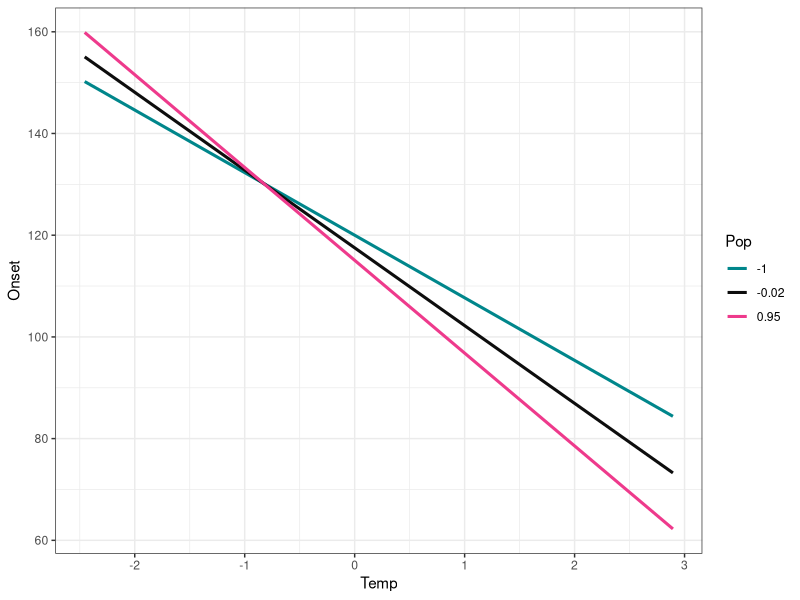
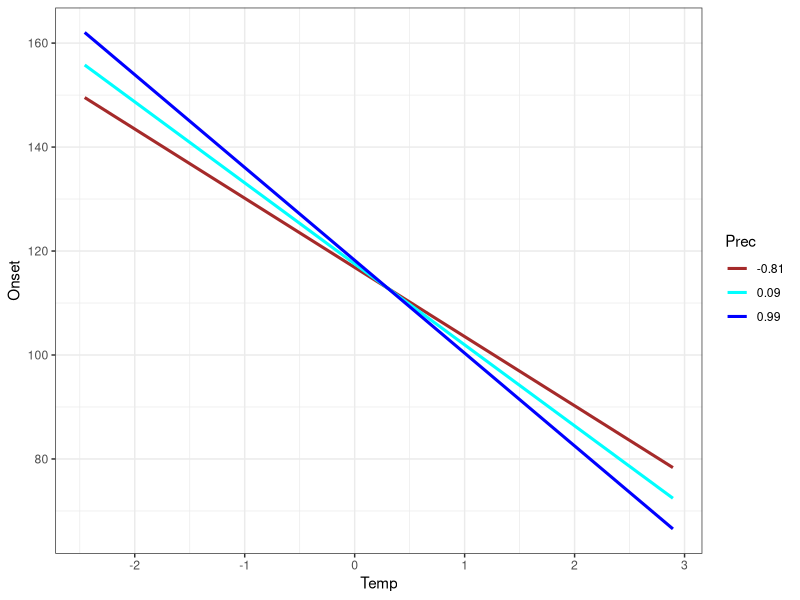
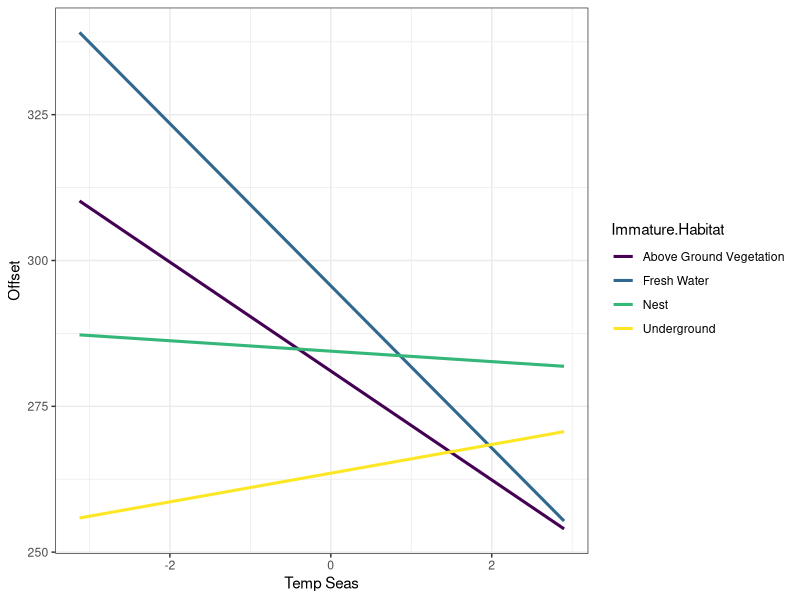
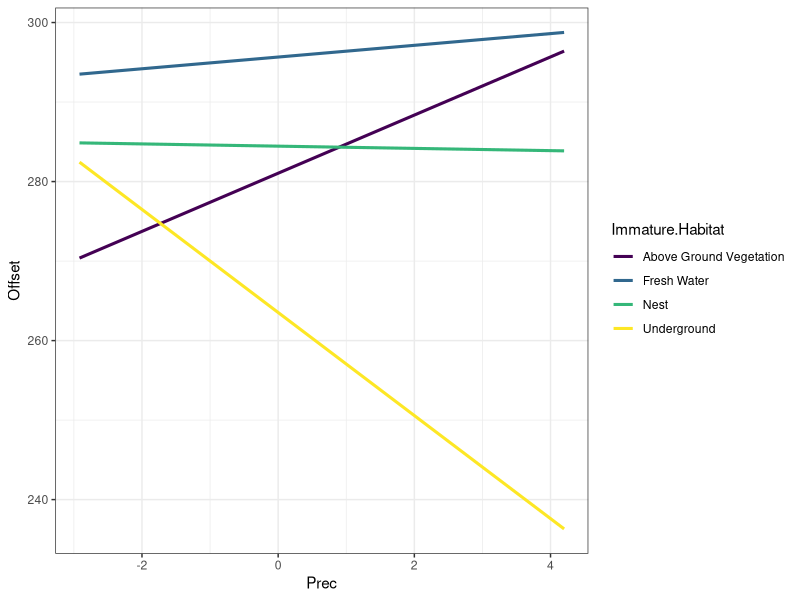
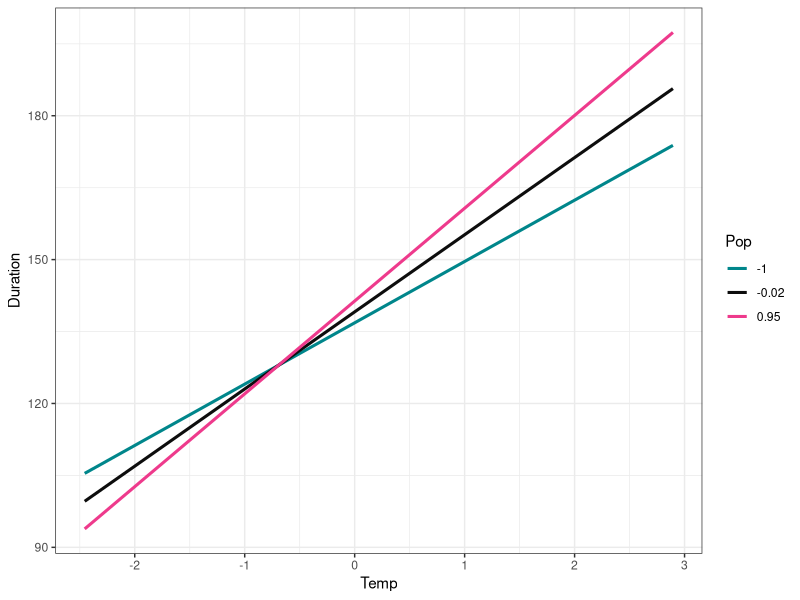
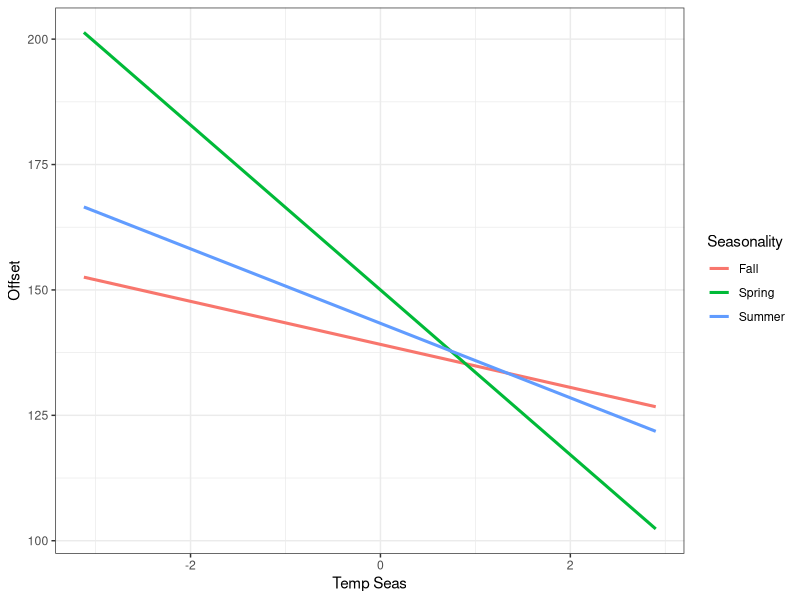
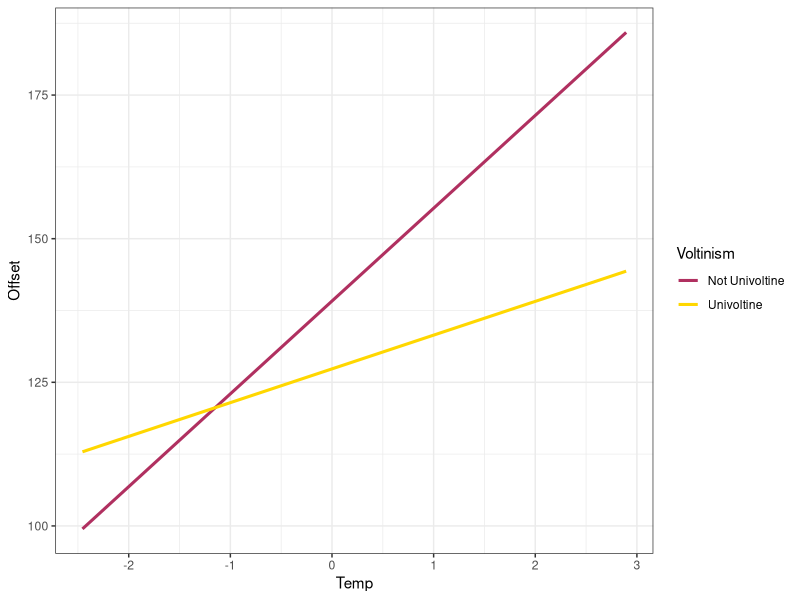
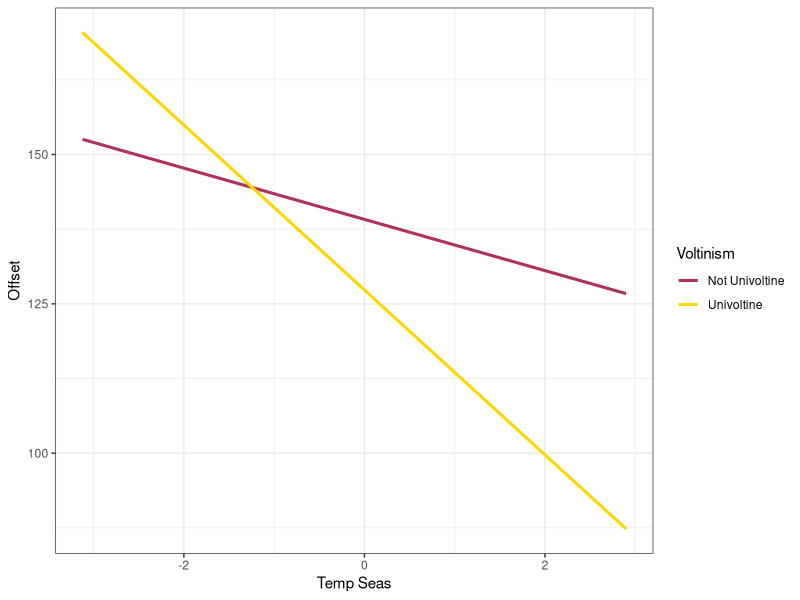

The R source for these figures, in order:
library(tidyverse)
library(gridExtra)

# Interaction Response Curves
mdf <- readr::read_csv("PGLMM_data/model_df_5cells_treespp.csv")

# Onset interaction response curves

tmp.x <- mdf$temp

## pop interactions
pop_high <- 0.95
pop <- -0.02
pop_low <- -1

onset.low = 117.4678473 + 
  (-15.3536044 * tmp.x) + 
  (-2.5310345 * pop_low) + 
  (-3.0480112 * pop_low * tmp.x)

onset = 117.4678473 + 
  (-15.3536044 * tmp.x) + 
  (-2.5310345 * pop) + 
  (-3.0480112 * pop * tmp.x)

onset.high = 117.4678473 + 
  (-15.3536044 * tmp.x) + 
  (-2.5310345 * pop_high) + 
  (-3.0480112 * pop_high * tmp.x)

tmpz <- c(tmp.x, tmp.x, tmp.x)
onset_pop <- c(onset.high, onset, onset.low)
popz <- c(rep(.95, 3171), rep(-0.02, 3171), rep(-1, 3171))

pop_temp <- data.frame(temp = tmpz, onset = onset_pop, Pop = as.factor(popz)) 

tpop <- ggplot() + 
  geom_line(pop_temp, mapping = aes(x = temp, y = onset, color = Pop), size = 1.05) +
  labs(x = "Temp", y = "Onset") + 
  scale_color_manual(values = c("turquoise4", "grey5", "violetred2")) +
  theme_bw()
   
tpop

## Precipitation

## prec interactions
prec_high <- 0.99
prec <- 0.09
prec_low <- -0.81

onset.low.prec = 117.4678473 + 
  (-15.3536044 * tmp.x) + 
  (0.7572964 * prec_low) + 
  (-2.5246943 * prec_low * tmp.x)

onset.prec = 117.4678473 + 
  (-15.3536044 * tmp.x) + 
  (0.7572964 * prec) + 
  (-2.5246943 * prec * tmp.x)

onset.high.prec = 117.4678473 + 
  (-15.3536044 * tmp.x) + 
  (0.7572964 * prec_high) + 
  (-2.5246943 * prec_high * tmp.x)

tmpz <- c(tmp.x, tmp.x, tmp.x)
onset_prec <- c(onset.high.prec, onset.prec, onset.low.prec)
precz <- c(rep(.99, 3171), rep(0.09, 3171), rep(-0.81, 3171))

prec_temp <- data.frame(temp = tmpz, onset = onset_prec, Prec = as.factor(precz)) 


tprec <- ggplot() + 
  geom_line(prec_temp, mapping = aes(x = temp, y = onset_prec, color = Prec), size = 1.05) +
  labs(x = "Temp", y = "Onset") + 
  scale_color_manual(values = c("brown", "cyan", "Blue")) +
  theme_bw()
   

tprec

## pop and immature habitat

## immature habitat interactions
Fresh.Water <- 2.262
Nest <- -6.611
Underground <- -3.045

pop.x2 <- mdf$pop

onset_fw <- 117.4678473 + 
  (-2.531 * pop.x2) + 
  (-0.206) + 
  (Fresh.Water * pop.x2)

onset_nest <- 117.4678473 + 
  (-2.531 * pop.x2) + 
  (9.645) + 
  (Nest * pop.x2)

onset_underground <- 117.4678473 + 
  (-2.531 * pop.x2) + 
  (8.818) + 
  (Underground * pop.x2)

onset_above.ground.vegetation <- 117.4678473 + 
  (-2.531 * pop.x2) 

popz2 <- c(pop.x2, pop.x2, pop.x2, pop.x2)
onset_ih <- c(onset_above.ground.vegetation, onset_fw, onset_nest, onset_underground)
Immature.Habitat <- c(rep("Above Ground Vegetation", 3171), rep("Fresh Water", 3171), 
                      rep("Nest", 3171), rep("Underground", 3171))

pop_immature.habitat <- data.frame(popz2 = popz2, onset = onset_ih, Immature.Habitat = as.factor(Immature.Habitat)) 


pih <- ggplot() + 
  geom_line(pop_immature.habitat, mapping = aes(x = popz2, y = onset, color = Immature.Habitat), size = 1.05) +
  labs(x = "Pop", y = "Onset") + 
  scale_color_viridis_d() +
  theme_bw()
   

### Offset

## temp Seas and immature habitat

## immature habitat interactions & tempseas
Fresh.Water.ts <- -4.571766
Nest.ts <- 8.441451
Underground.ts <- 11.794879

tmpseas <- mdf$temp_seas

offset_fw_ts <- 281.049541 + 
  (-9.336082 * tmpseas) + 
  (14.61098) + 
  (Fresh.Water.ts * tmpseas)

offset_nest_ts <- 281.049541 + 
  (-9.336082 * tmpseas) + 
  (3.404545) + 
  (Nest.ts * tmpseas)

offset_underground_ts <- 281.049541 + 
  (-9.336082 * tmpseas) + 
  (-17.517044) + 
  (Underground.ts * tmpseas)

offset_above.ground.vegetation_ts <- 281.049541 + 
  (-9.336082 * tmpseas) 

tmpseas.x <- c(tmpseas, tmpseas,tmpseas,tmpseas)
offset_ih_ts <- c(offset_above.ground.vegetation_ts, offset_fw_ts, offset_nest_ts, offset_underground_ts)
Immature.Habitat <- c(rep("Above Ground Vegetation", 3171), rep("Fresh Water", 3171), 
                      rep("Nest", 3171), rep("Underground", 3171))

tempseas_immature.habitat <- data.frame(tempseaz = tmpseas.x, offset = offset_ih_ts, 
                                        Immature.Habitat = as.factor(Immature.Habitat)) 


tsih <- ggplot() + 
  geom_line(tempseas_immature.habitat, mapping = aes(x = tempseaz, y = offset, color = Immature.Habitat), size = 1.05) +
  labs(x = "Temp Seas", y = "Offset") + 
  scale_color_viridis_d() +
  theme_bw()
   

tsih


## immature habitat interactions x prec
Fresh.Water.prec <- -2.920
Nest.prec <- -3.798
Underground.prec <- -10.138

pcip <- mdf$prec

offset_fw_prec <- 281.049541 + 
  (3.657138 * pcip) + 
  (14.61098) + 
  (Fresh.Water.prec * pcip)

offset_nest_prec <- 281.049541 + 
  (3.657138 * pcip) + 
  (3.404545) + 
  (Nest.prec * pcip)

offset_underground_prec <- 281.049541 + 
  (3.657138 * pcip) + 
  (-17.517044) + 
  (Underground.prec * pcip)

offset_above.ground.vegetation_prec <- 281.049541 + 
  (3.657138 * pcip) 

prec.x <- c(pcip, pcip, pcip, pcip)
offset_ih_prec <- c(offset_above.ground.vegetation_prec, offset_fw_prec, offset_nest_prec, offset_underground_prec)
Immature.Habitat <- c(rep("Above Ground Vegetation", 3171), rep("Fresh Water", 3171), 
                      rep("Nest", 3171), rep("Underground", 3171))

prec_immature.habitat <- data.frame(precz = prec.x, offset = offset_ih_prec, 
                                    Immature.Habitat = as.factor(Immature.Habitat)) 


prec_ih <- ggplot() + 
  geom_line(prec_immature.habitat, mapping = aes(x = precz, y = offset, color = Immature.Habitat), size = 1.05) +
  labs(x = "Prec", y = "Offset") + 
  scale_color_viridis_d() +
  theme_bw()
   

prec_ih

## Duration

## Temp:pop

tmp.x <- mdf$temp

## pop interactions
pop_high <- 0.95
pop <- -0.02
pop_low <- -1

duration.low.pop = 139.1467457 + 
  (16.1542697 * tmp.x) + 
  (2.3289379 * pop_low) + 
  (3.3671402 * pop_low * tmp.x)

duration.pop = 139.1467457 + 
  (16.1542697 * tmp.x) + 
  (2.3289379 * pop) + 
  (3.3671402 * pop * tmp.x)

duration.high.pop = 139.1467457 + 
  (16.1542697 * tmp.x) + 
  (2.3289379 * pop_high) + 
  (3.3671402 * pop_high * tmp.x)

tmpz <- c(tmp.x, tmp.x, tmp.x)
duration_pop <- c(duration.high.pop, duration.pop, duration.low.pop)
popz <- c(rep(.95, 3171), rep(-0.02, 3171), rep(-1, 3171))

pop_temp_dur <- data.frame(temp = tmpz, onset = duration_pop, Pop = as.factor(popz)) 


dur_pop <- ggplot() + 
  geom_line(pop_temp_dur, mapping = aes(x = temp, y = onset, color = Pop), size = 1.05) +
  labs(x = "Temp", y = "Duration") + 
  scale_color_manual(values = c("turquoise4", "grey5", "violetred2")) +
  theme_bw()
   
dur_pop

# Temp Seas : Activity Seas
Spring.ts <- -12.1436149
Summer.ts <- -3.1365185

tmpseas <- mdf$temp_seas

dur_Spring.ts <- 139.1467457 +  
  (-4.2899232 * tmpseas) + 
  (10.8594987) + 
  (Spring.ts * tmpseas)

dur_Summer_ts <- 139.1467457 + 
  (-4.2899232 * tmpseas) +
  (4.1971951) + 
  (Summer.ts * tmpseas)

dur_Fall_ts <- 139.1467457 + 
  (-4.2899232 * tmpseas)

tmpseas.x.seas <- c(tmpseas, tmpseas,tmpseas)
dur_seas_ts <- c(dur_Spring.ts, dur_Summer_ts, dur_Fall_ts)
Seasonality <- c(rep("Spring", 3171), rep("Summer", 3171), 
                 rep("Fall", 3171))

tempseas_seas_dur <- data.frame(tempseaz = tmpseas.x.seas, duration = dur_seas_ts, 
                                Seasonality = as.factor(Seasonality)) 

tmpseas_seas <- ggplot() + 
  geom_line(tempseas_seas_dur, mapping = aes(x = tempseaz, y = duration, color = Seasonality), size = 1.05) +
  labs(x = "Temp Seas", y = "Offset") + 
  theme_bw()
   
tmpseas_seas

# Temp:Voltinism
univoltine <- -10.2772051

tmp.x <- mdf$temp

dur_univoltine_temp <- 139.1467457 +  
  (16.1542697 * tmp.x) + 
  (-11.8102269) + 
  (univoltine * tmp.x)

dur_not_univoltine <- 139.1467457 + 
  (16.15542697 * tmp.x)

tmp_volt.x <- c(tmp.x, tmp.x)
dur_tmp_vol <- c(dur_univoltine_temp, dur_not_univoltine)
Voltinism <- c(rep("Univoltine", 3171), rep("Not Univoltine", 3171))

temp_voltine_dur <- data.frame(Temp = tmp_volt.x, duration = dur_tmp_vol, 
                               Voltinism = as.factor(Voltinism)) 

tvd <- ggplot() + 
  geom_line(temp_voltine_dur, mapping = aes(x = Temp, y = duration, color = Voltinism), size = 1.05) +
  labs(x = "Temp", y = "Offset") + 
  scale_color_manual(values = c("maroon", "gold")) +
  theme_bw()

tvd

## Temp Seas : Voltinism

univoltine.ts <- -9.5115716

ts.x <- mdf$temp_seas

dur_univoltine_ts <- 139.1467457 +  
  (-4.2899232 * ts.x) + 
  (-11.8102269) + 
  (univoltine.ts * ts.x)

dur_not_univoltine_ts <- 139.1467457 + 
  (-4.2899232 * ts.x)

ts_volt.x <- c(ts.x, ts.x)
dur_tmpseas_vol <- c(dur_univoltine_ts, dur_not_univoltine_ts)
Voltinism <- c(rep("Univoltine", 3171), rep("Not Univoltine", 3171))

ts_voltine_dur <- data.frame(Temp_Seas = ts_volt.x, duration = dur_tmpseas_vol, 
                             Voltinism = as.factor(Voltinism)) 

tsvd <- ggplot() + 
  geom_line(ts_voltine_dur, mapping = aes(x = Temp_Seas, y = duration, color = Voltinism), size = 1.05) +
  labs(x = "Temp Seas", y = "Offset") + 
  scale_color_manual(values = c("maroon", "gold")) +
  theme_bw()
   

tsvd

## pop and immature habitat for duration

## immature habitat interactions
Fresh.Water_dur <- 3.019070
Nest_dur <- 9.0204673   
Underground_dur <- 11.4712092

pop.x2 <- mdf$pop

dur_fw <- 139.1467457 + 
  (2.3289379 * pop.x2) + 
  (4.2725748) + 
  (Fresh.Water_dur * pop.x2)

dur_nest <- 139.1467457 + 
  (2.3289379 * pop.x2) + 
  (-2.6734721) + 
  (Nest_dur * pop.x2)

dur_underground <-  139.1467457 + 
  (2.3289379 * pop.x2) + 
  (-20.0519249) + 
  (Underground_dur * pop.x2)

dur_above.ground.vegetation <- 139.1467457 + 
  (2.3289379 * pop.x2) 

popz2 <- c(pop.x2, pop.x2, pop.x2, pop.x2)
dur_ih <- c(dur_above.ground.vegetation, dur_fw, dur_nest, dur_underground)
Immature.Habitat <- c(rep("Above Ground Vegetation", 3171), rep("Fresh Water", 3171), 
                      rep("Nest", 3171), rep("Underground", 3171))

dur_pop_immature.habitat <- data.frame(popz2 = popz2, Duration = dur_ih, Immature.Habitat = as.factor(Immature.Habitat)) 


dur_pih <- ggplot() + 
  geom_line(dur_pop_immature.habitat, mapping = aes(x = popz2, y = Duration, color = Immature.Habitat), size = 1.05) +
  labs(x = "Pop", y = "Duration") + 
  scale_color_viridis_d() +
  theme_bw()
   

dur_pih


# temp:larval diet
detritivorous <- 25.7738613
live.plants <- 0.4720430   

tmp.x2 <- mdf$temp

dur_detriv <- 139.1467457 + 
  (16.1542697 * tmp.x2) + 
  (30.1744343) + 
  (detritivorous * tmp.x2)

dur_live.plants <- 139.1467457 + 
  (16.1542697 * tmp.x2) +
  (-10.2299286) + 
  (live.plants * pop.x2)

dur_carnivorous <-  139.1467457 + 
  (16.1542697 * tmp.x2) 

tmpz2 <- c(tmp.x2, tmp.x2, tmp.x2)
dur_diet <- c(dur_detriv, dur_live.plants, dur_carnivorous)
Immature.Diet <- c(rep("Detritivorous", 3171), rep("Herbivorous", 3171), 
                   rep("Carnivorous", 3171))

dur_tmp_larval.diet <- data.frame(Temp = tmpz2, Duration = dur_diet, Immature.Diet = as.factor(Immature.Diet)) 


dur_ld <- ggplot() + 
  geom_line(dur_tmp_larval.diet, mapping = aes(x = Temp, y = Duration, color = Immature.Diet), size = 1.05) +
  labs(x = "Temp", y = "Duration") + 
  scale_color_viridis_d(option = "plasma") +
  theme_bw()
   
dur_ld

## Grid arrange over a 6x3 matrix
lay <- rbind(c(1,2,3),
             c(4,5,6),
             c(7, NA, 8),
             c(NA, NA, 9),
             c(NA, NA, 10),
             c(NA, NA, 11))



ga <- grid.arrange(arrangeGrob(tpop, top = "Onset"), arrangeGrob(tsih, top = "Offset"), 
             arrangeGrob(dur_pop, top = "Duration"), tprec, prec_ih,
             tmpseas_seas, pih, tvd, tsvd, dur_pih, dur_ld, layout_matrix = lay)

ggsave(plot = ga, filename = "Tables&Figures/InteractiveEffects.png", dpi = 400, 
       width = 12, height = 10)

